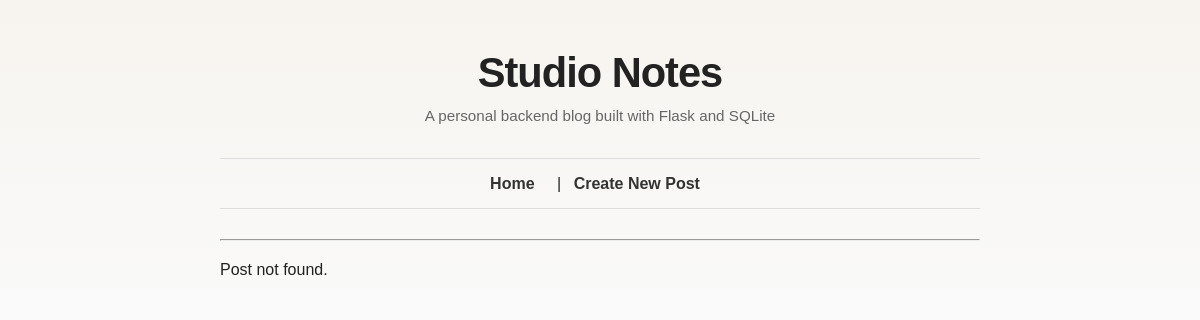
Before: /posts/16 with the older database file.
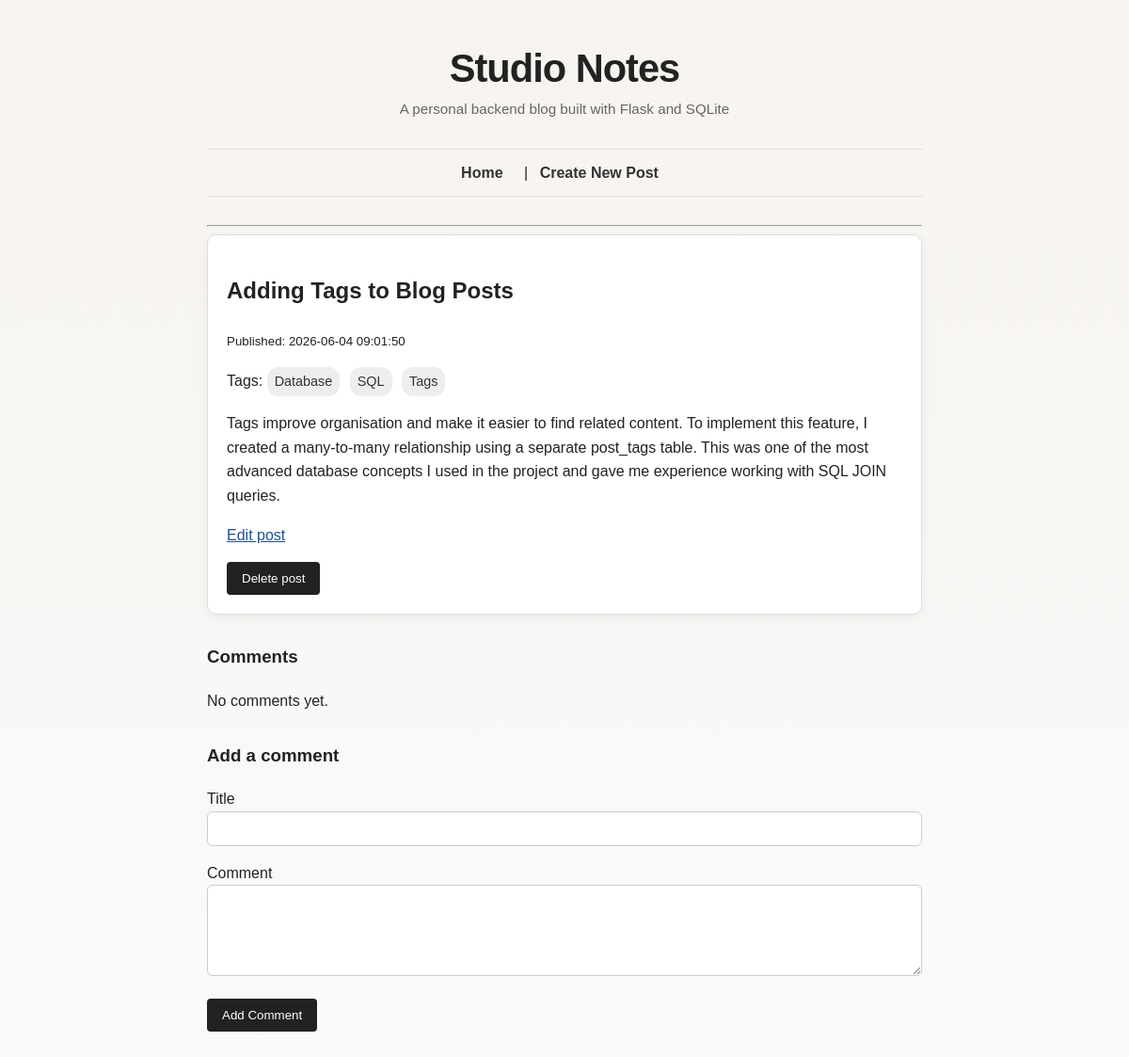
After: the same page with the newer database file.
### tables this page shows
CREATE TABLE posts (
    id INTEGER PRIMARY KEY AUTOINCREMENT,
    title TEXT NOT NULL,
    body TEXT NOT NULL,
    created_at TEXT NOT NULL DEFAULT CURRENT_TIMESTAMP,
    updated_at TEXT
);

CREATE TABLE tags (
    id INTEGER PRIMARY KEY AUTOINCREMENT,
    name TEXT NOT NULL UNIQUE
);

### app.py (the view)
@app.route("/posts/<int:post_id>")
def show_post(post_id):
    post = database.get_post(post_id)
    if post is None:
        return render_template("post.html", post=None)
    comments = database.get_comments_for_post(post_id)
    tags = database.get_tags_for_post(post_id)
    return render_template(
        "post.html",
        post=post,
        comments=comments,
        tags=tags
    )

### database.py (called while the page is built)
def get_db_connection():
    connection = sqlite3.connect(DATABASE)
    connection.row_factory = sqlite3.Row
    return connection

def get_post(post_id):
    connection = get_db_connection()
    post = connection.execute(
        "SELECT * FROM posts WHERE id = ?",
        (post_id,)
    ).fetchone()
    connection.close()
    return post

def get_comments_for_post(post_id):
    connection = get_db_connection()
    comments = connection.execute(
        "SELECT * FROM comments WHERE post_id = ? ORDER BY created_at DESC",
        (post_id,)
    ).fetchall()
    connection.close()
    return comments

def get_tags_for_post(post_id):
    connection = get_db_connection()
    tags = connection.execute(
        """
        SELECT tags.*
        FROM tags
        JOIN post_tags ON tags.id = post_tags.tag_id
        WHERE post_tags.post_id = ?
        ORDER BY tags.name
        """,
        (post_id,)
    ).fetchall()
    connection.close()
    return tags

### templates/post.html (shortened to what this page needs)
{% extends "layout.html" %}
{% block content %}
{% if post %}
    <article>
        <h2>{{ post.title }}</h2>
        <p><small>Published: {{ post.created_at }}</small></p>
        {% if tags %}
            <p>
                Tags:
                {% for tag in tags %}
                    <a class="tag" href="/tags/{{ tag.name }}">{{ tag.name }}</a>
                {% endfor %}
            </p>
        {% endif %}
        <p>{{ post.body }}</p>
        <p>
            <a href="/posts/{{ post.id }}/edit">Edit post</a>
        </p>
        <form action="/posts/{{ post.id }}/delete" method="POST" onsubmit="return confirm('Are you sure you want to delete this post?');">
           <button type="submit">Delete post</button>
        </form>
    </article>
    <section>
        <h3>Comments</h3>
        {% if comments %}
            {% for comment in comments %}
                <article class="comment">
                   <h4>{{ comment.title }}</h4>
                   <p><small>{{ comment.created_at }}</small></p>
                   <p>{{ comment.body }}</p>
                </article>
            {% endfor %}
        {% else %}
            <p>No comments yet.</p>
        {% endif %}
    </section>
    <section>
        <h3>Add a comment</h3>
        <form action="/posts/{{ post.id }}/comments" method="POST">
            <p>
                <label for="title">Title</label><br>
                <input type="text" id="title" name="title">
            </p>
            <p>
                <label for="body">Comment</label><br>
                <textarea id="body" name="body" rows="5"></textarea>
            </p>
            <button type="submit">Add Comment</button>
        </form>
    </section>
{% else %}
    <p>Post not found.</p>
{% endif %}
{% endblock %}

Changed rows visible on the page:
added posts: title "Adding Tags to Blog Posts", created_at "2026-06-04 09:01:50", body "Tags improve organisation and make it easier to find related content. To implement this feature, I created a many-to-many relationship using a separate post_tags table. This was one of the most advanced database concepts I used in the project and gave me experience working with SQL JOIN queries."
added tags: name "Database"
added tags: name "SQL"
added tags: name "Tags"
Other visible differences:
text no longer shown: "Post not found."
text now shown: "Published: Tags: Edit post Delete post Comments No comments yet. Add a comment Title Comment Add Comment"
